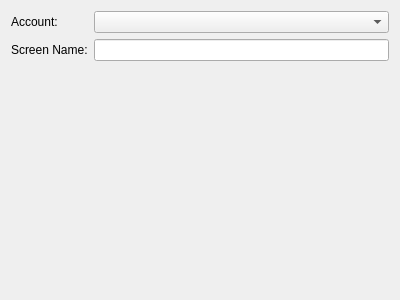
<?xml version="1.0" encoding="UTF-8"?>
<ui version="4.0">
 <class>StartChatDialog</class>
 <widget class="QWidget" name="StartChatDialog">
  <property name="geometry">
   <rect>
    <x>0</x>
    <y>0</y>
    <width>400</width>
    <height>300</height>
   </rect>
  </property>
  <layout class="QFormLayout" name="formLayout">
   <item row="0" column="0">
    <widget class="QLabel" name="label">
     <property name="text">
      <string>Account:</string>
     </property>
    </widget>
   </item>
   <item row="1" column="0">
    <widget class="QLabel" name="label_2">
     <property name="text">
      <string>Screen Name:</string>
     </property>
    </widget>
   </item>
   <item row="1" column="1">
    <widget class="KLineEdit" name="screenNameLineEdit"/>
   </item>
   <item row="0" column="1">
    <widget class="KTp::AccountsComboBox" name="accountCombo"/>
   </item>
  </layout>
 </widget>
 <customwidgets>
  <customwidget>
   <class>KLineEdit</class>
   <extends>QLineEdit</extends>
   <header>klineedit.h</header>
  </customwidget>
  <customwidget>
   <class>KTp::AccountsComboBox</class>
   <extends>QComboBox</extends>
   <header>accounts-combo-box.h</header>
  </customwidget>
 </customwidgets>
 <resources/>
 <connections/>
</ui>
